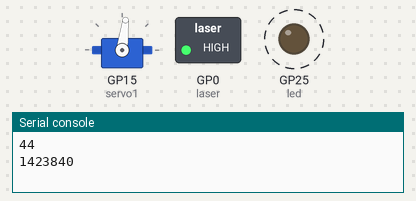
Bench run of a program on a simulated Raspberry Pi Pico running MicroPython. Parts: servo, switched loads named in the program (green lamp = pin HIGH), output pins drawn as LEDs (lit = HIGH), the last lines printed to the serial console. Dashed ring = blinking. Random numbers come from a fixed seed; servo angles are drawn from the pulse width (0.5 ms = 0°, 2.5 ms = 180°).

Above: at 0.1 s.
At 37.1 s:
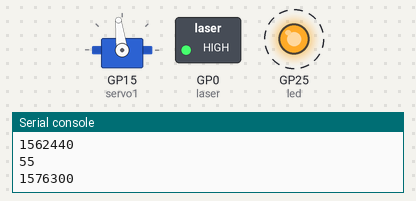
Timing chart, 0 to 40.0 s (numbered marks = the images above):
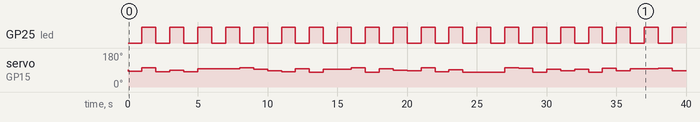

Measured:
- by itself, GP25 (led): alternates HIGH for 1.0 s and LOW for 1.0 s
- by itself, servo on GP15 (servo1): 91° → 83° at 0.02 s, → 101° 0.98 s later, → 81° 1.0 s later, → 88° 1.0 s later, … (38 changes in this stretch)

The program:

randservoCLASSvar_0.7.py
```python
from machine import Pin, PWM
import time, random
delay = 1
led = Pin(25, Pin.OUT)
led.value(1)
laser = Pin(0, Pin.OUT)
laser.value(1)

class Servo(PWM):
    def __init__(self, pin: Pin):
        super().__init__(pin)
        self.MIN = 814000
        self.MID = 1507000
        self.MAX = 2200000
        self.STEP = (self.MAX - self.MIN)/100
        super().freq(50)
        super().duty_ns(self.MID)
    def duty(self,pos_perc):
        pos_ns = int((pos_perc * self.STEP)+self.MIN)
        super().duty_ns(pos_ns)
        print(pos_perc)
        print(pos_ns)


servo1 = Servo(Pin(15))

while True:
    pos = random.randint(40,60)
    servo1.duty(pos)
    led.toggle()
    time.sleep(delay)
```
